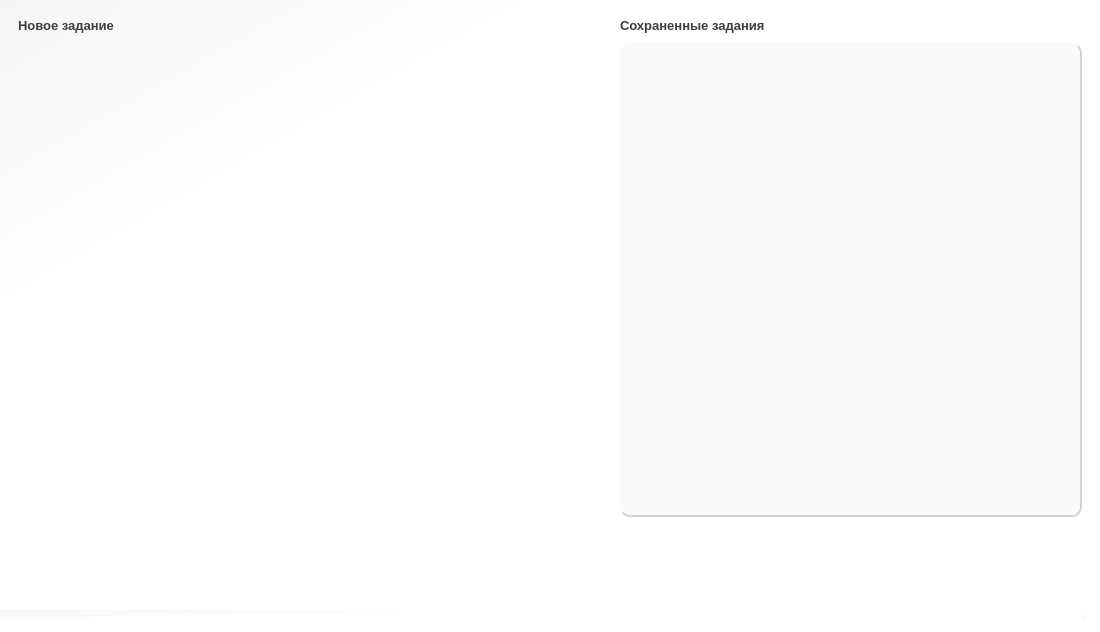
<?xml version="1.0" encoding="UTF-8"?>
<ui version="4.0">
 <class>MainWindow</class>
 <widget class="QMainWindow" name="MainWindow">
  <property name="geometry">
   <rect>
    <x>0</x>
    <y>0</y>
    <width>1100</width>
    <height>632</height>
   </rect>
  </property>
  <property name="windowTitle">
   <string>Печать этикеток 2.0</string>
  </property>
  <property name="styleSheet">
   <string notr="true">background-color: qlineargradient(spread:pad, x1:0, y1:0, x2:0.25, y2:0.25, stop:0 rgba(245, 245, 245, 255), stop:1 rgba(255, 255, 255, 255));</string>
  </property>
  <widget class="QWidget" name="centralwidget">
   <property name="styleSheet">
    <string notr="true">background-color: rgb(255, 255, 255, 0);</string>
   </property>
   <layout class="QHBoxLayout" name="horizontalLayout">
    <item>
     <widget class="QWidget" name="leftWidget" native="true">
      <layout class="QVBoxLayout" name="verticalLayout">
       <item>
        <widget class="QLabel" name="label">
         <property name="text">
          <string>&lt;html&gt;&lt;head/&gt;&lt;body&gt;&lt;p&gt;&lt;span style=&quot; font-size:10pt; font-weight:600; color:#3e3e3e;&quot;&gt;Новое задание&lt;/span&gt;&lt;/p&gt;&lt;/body&gt;&lt;/html&gt;</string>
         </property>
        </widget>
       </item>
       <item>
        <widget class="QListView" name="listView">
         <property name="autoFillBackground">
          <bool>true</bool>
         </property>
         <property name="styleSheet">
          <string notr="true">background-color: rgb(255, 255, 255, 0);</string>
         </property>
         <property name="frameShape">
          <enum>QFrame::NoFrame</enum>
         </property>
         <property name="frameShadow">
          <enum>QFrame::Plain</enum>
         </property>
         <property name="lineWidth">
          <number>0</number>
         </property>
         <property name="viewMode">
          <enum>QListView::IconMode</enum>
         </property>
        </widget>
       </item>
      </layout>
     </widget>
    </item>
    <item>
     <widget class="QWidget" name="rightWidget" native="true">
      <property name="sizePolicy">
       <sizepolicy hsizetype="Fixed" vsizetype="Ignored">
        <horstretch>0</horstretch>
        <verstretch>0</verstretch>
       </sizepolicy>
      </property>
      <property name="minimumSize">
       <size>
        <width>480</width>
        <height>0</height>
       </size>
      </property>
      <layout class="QVBoxLayout" name="verticalLayout_2">
       <property name="spacing">
        <number>10</number>
       </property>
       <item>
        <widget class="QLabel" name="label_2">
         <property name="text">
          <string>&lt;html&gt;&lt;head/&gt;&lt;body&gt;&lt;p&gt;&lt;span style=&quot; font-size:10pt; font-weight:600; color:#3e3e3e;&quot;&gt;Сохраненные задания&lt;/span&gt;&lt;/p&gt;&lt;/body&gt;&lt;/html&gt;</string>
         </property>
         <property name="indent">
          <number>-1</number>
         </property>
        </widget>
       </item>
       <item>
        <widget class="QScrollArea" name="scrollArea">
         <property name="styleSheet">
          <string notr="true">background-color: rgb(250, 250, 250);
border-right: 2px solid rgb(210, 210, 210);
border-bottom: 2px solid rgb(210, 210, 210);
border-radius: 10px;</string>
         </property>
         <property name="frameShape">
          <enum>QFrame::NoFrame</enum>
         </property>
         <property name="frameShadow">
          <enum>QFrame::Raised</enum>
         </property>
         <property name="lineWidth">
          <number>0</number>
         </property>
         <property name="midLineWidth">
          <number>0</number>
         </property>
         <property name="widgetResizable">
          <bool>true</bool>
         </property>
         <widget class="QWidget" name="scrollAreaWidgetContents">
          <property name="geometry">
           <rect>
            <x>0</x>
            <y>0</y>
            <width>454</width>
            <height>453</height>
           </rect>
          </property>
          <property name="styleSheet">
           <string notr="true">border: none;</string>
          </property>
         </widget>
        </widget>
       </item>
       <item>
        <widget class="QWidget" name="widget" native="true">
         <property name="sizePolicy">
          <sizepolicy hsizetype="Expanding" vsizetype="Fixed">
           <horstretch>0</horstretch>
           <verstretch>0</verstretch>
          </sizepolicy>
         </property>
         <property name="minimumSize">
          <size>
           <width>0</width>
           <height>65</height>
          </size>
         </property>
         <widget class="QToolButton" name="toolButton">
          <property name="geometry">
           <rect>
            <x>400</x>
            <y>10</y>
            <width>52</width>
            <height>52</height>
           </rect>
          </property>
          <property name="styleSheet">
           <string notr="true"/>
          </property>
          <property name="text">
           <string/>
          </property>
          <property name="icon">
           <iconset resource="btnIcons.qrc">
            <normaloff>:/btnIcon/GearAndKey.bmp</normaloff>:/btnIcon/GearAndKey.bmp</iconset>
          </property>
          <property name="iconSize">
           <size>
            <width>50</width>
            <height>50</height>
           </size>
          </property>
          <property name="autoRepeat">
           <bool>true</bool>
          </property>
          <property name="autoExclusive">
           <bool>false</bool>
          </property>
          <property name="popupMode">
           <enum>QToolButton::InstantPopup</enum>
          </property>
          <property name="toolButtonStyle">
           <enum>Qt::ToolButtonIconOnly</enum>
          </property>
          <property name="autoRaise">
           <bool>true</bool>
          </property>
         </widget>
        </widget>
       </item>
      </layout>
     </widget>
    </item>
   </layout>
  </widget>
  <widget class="QStatusBar" name="statusbar"/>
 </widget>
 <resources>
  <include location="btnIcons.qrc"/>
 </resources>
 <connections/>
</ui>
